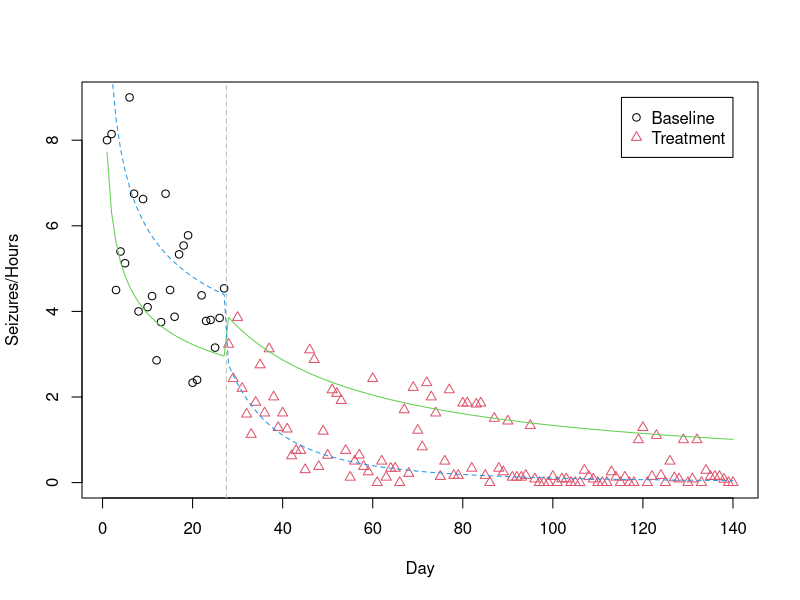

The R source for this figure:
library(flexmix)


### Name: seizure
### Title: Epileptic Seizure Data
### Aliases: seizure
### Keywords: datasets

### ** Examples

data("seizure", package = "flexmix")
plot(Seizures/Hours ~ Day, col = as.integer(Treatment),
     pch = as.integer(Treatment), data = seizure)
abline(v = 27.5, lty = 2, col = "grey")
legend(140, 9, c("Baseline", "Treatment"),
       pch = 1:2, col = 1:2, xjust = 1, yjust = 1)

set.seed(123)

## The model presented in the Wang et al paper: two components for
## "good" and "bad" days, respectively, each a Poisson GLM with hours of
## parental observation as offset

seizMix <- flexmix(Seizures ~ Treatment * log(Day),
                   data = seizure, k = 2,
                   model = FLXMRglm(family = "poisson",
                     offset = log(seizure$Hours)))

summary(seizMix)
summary(refit(seizMix))

matplot(seizure$Day, fitted(seizMix)/seizure$Hours, type = "l",
        add = TRUE, col = 3:4)
